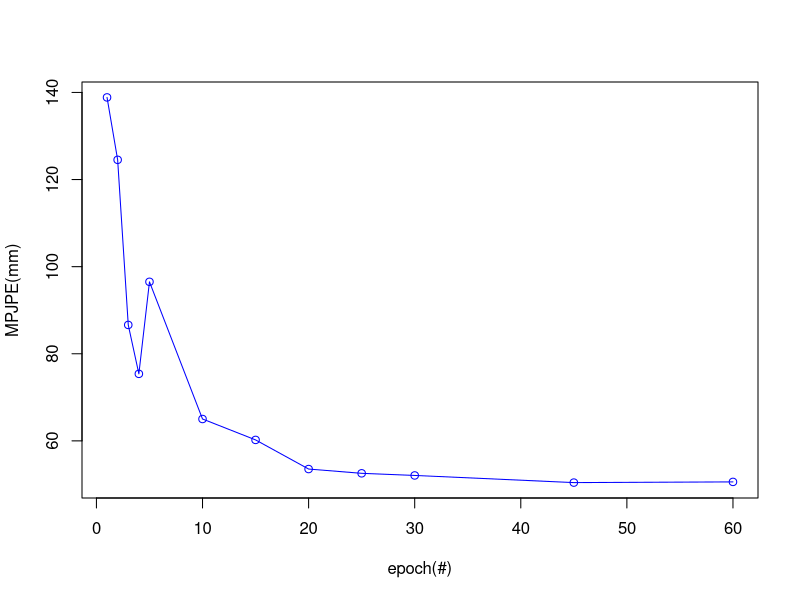

The R source for this figure:
#x1 <- c(1, 2, 3, 4, 5, 10, 15, 20, 25, 30, 45, 60, 75, 90, 150, 300, 450, 1200)
#y1 <- c(138.86, 124.53, 86.62, 75.39, 96.52, 65.02, 60.22, 53.53, 52.55, 
#        52.06, 50.42, 50.58, 50.49, 50.37, 50.41, 50.64, 50.54, 50.45)

#plot(x1, y1,type = "o",col = "red", xlab = "epoch(#)", ylab = "MPJPE(mm)")


x2 <- c(1, 2, 3, 4, 5, 10, 15, 20, 25, 30, 45, 60)
y2 <- c(138.86, 124.53, 86.62, 75.39, 96.52, 65.02, 60.22, 53.53, 52.55, 
      52.06, 50.42, 50.58)

plot(x2, y2,type = "o",col = "blue", xlab = "epoch(#)", ylab = "MPJPE(mm)")

# lines... 可以在同一张图中绘制多条图线
